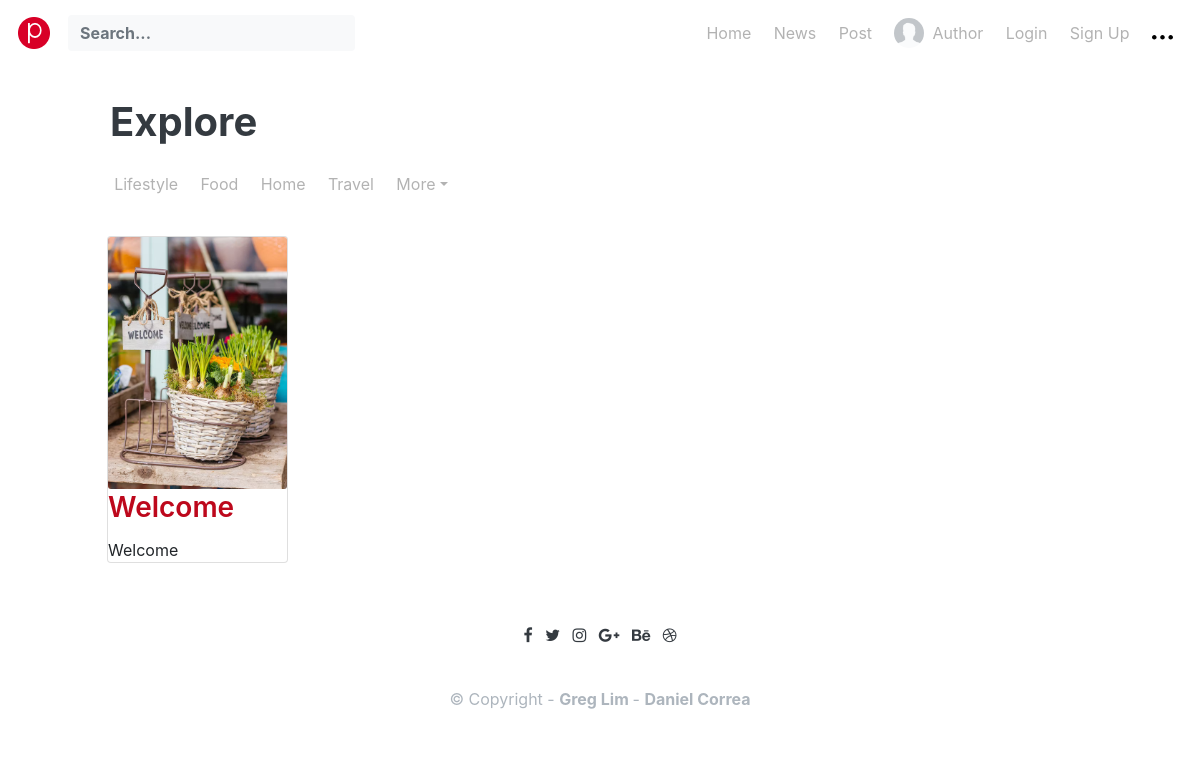
/, run on an earlier commit of the app's database.
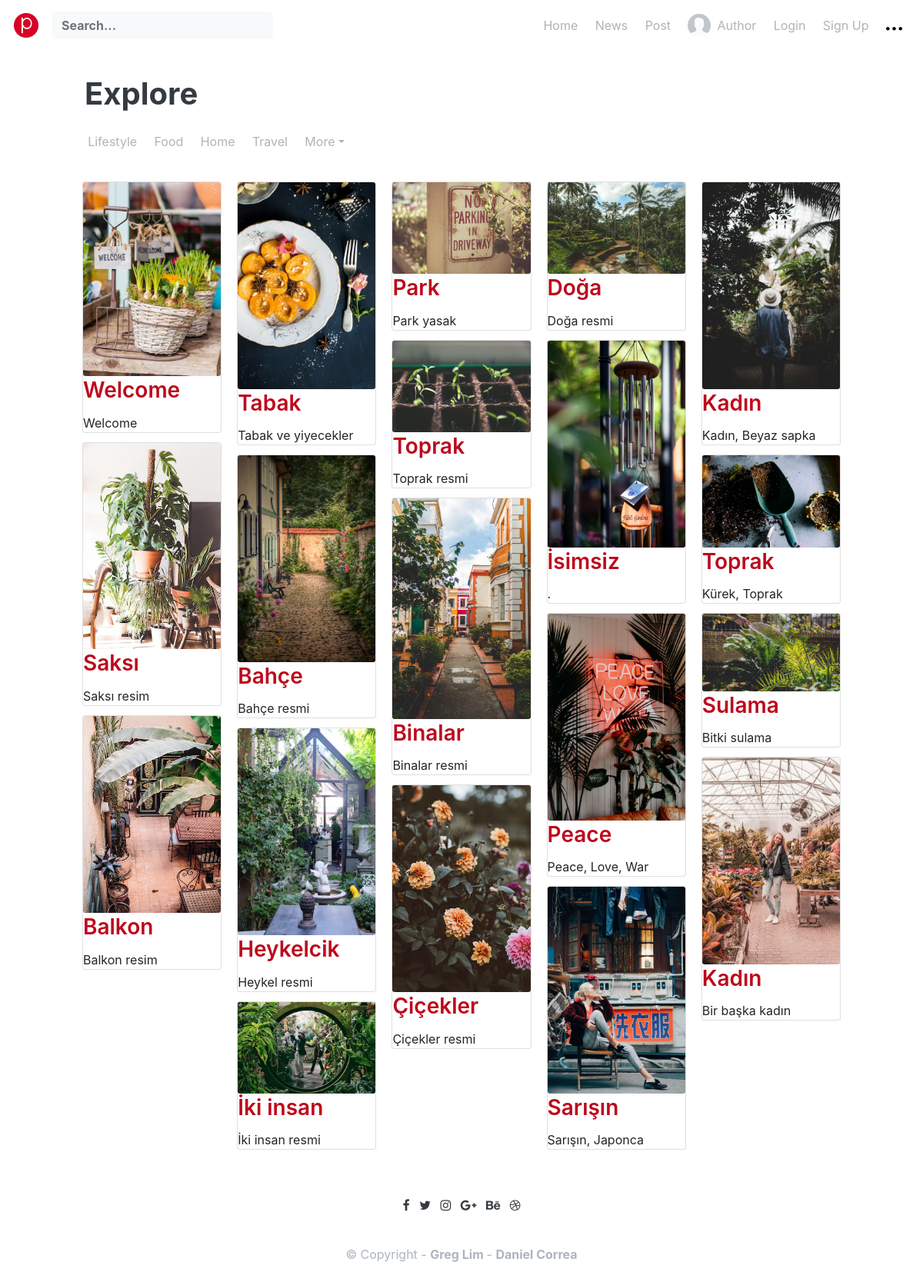
And on a later commit of the database.
### pinterest/models.py (models this page shows)
class Pinterest(models.Model):
    title = models.CharField(max_length=100)
    description = models.CharField(max_length=250)
    image = models.ImageField(upload_to='pinterest/images/')
    url = models.URLField(blank=True)

### pinterest/views.py (the view)
# urls.py: 2. Add a URL to urlpatterns:  path('', views.home, name='home')
def home(request):
    searchTerm = request.GET.get('searchPinterest')
    if searchTerm:
        pinterests = Pinterest.objects.filter(title__icontains=searchTerm)
    else:
        pinterests = Pinterest.objects.all()
    return render(request, 'home.html', {'searchTerm': searchTerm, 'pinterests': pinterests})

### pinterest/templates/home.html (shortened to what this page needs)
{% extends 'base.html' %}
{% block content %}
<main role="main">
    <section class="mt-4 mb-5">
        <div class="container mb-4">
            <h1 class="font-weight-bold title">Explore</h1>
            <div class="row">
                <nav class="navbar navbar-expand-lg navbar-light bg-white pl-2 pr-2">
                    <div class="collapse navbar-collapse" id="navbarsExplore">
                        <ul class="navbar-nav">
                            <li class="nav-item">
                                <a class="nav-link" href="#">Lifestyle</a>
                            </li>
                            <li class="nav-item">
                                <a class="nav-link" href="#">Food</a>
                            </li>
                            <li class="nav-item">
                                <a class="nav-link" href="#">Home</a>
                            </li>
                            <li class="nav-item">
                                <a class="nav-link" href="#">Travel</a>
                            </li>
                            <li class="nav-item dropdown">
                                <a class="nav-link dropdown-toggle" href="http://example.com" id="dropdown01"
                                    data-toggle="dropdown" aria-haspopup="true" aria-expanded="false">More</a>
                            </li>
                        </ul>
                    </div>
                </nav>
            </div>
        </div>
        <div class="container-fluid">
            <div class="row">
                <div class="card-columns">
                    {% for pinterest in pinterests %}
                    <div v-for="pinterest in pinterests">
                        <div class="card card-pin">
                            <img class="card-img" src="{{ pinterest.image.url }}" alt="Card image">
                            <div class="overlay">
                                <a href="{% url 'detail' pinterest.id %}">
                                    <h3 class="card-title title">{{ pinterest.title }}</h3>
                                </a>
                                <div class="more">
                                    <p class="card-text">{{ pinterest.description }}</p>
                                </div>
                            </div>
                        </div>
                        {% endfor %}
                    </div>
                </div>
            </div>
        </div>
    </section>
</main>
{% endblock content %}

### pinterest/templates/base.html (shortened to what this page needs)
<!DOCTYPE html>
<html lang="en">
<head>
    <link href="https://cdn.jsdelivr.net/npm/bootstrap@5.3.0-alpha1/dist/css/bootstrap.min.css" rel="stylesheet"
>
        <link rel="stylesheet" href="../static/css/app.css">
        <link rel="stylesheet" href="../static/css/app.css">
</head>
<body>
    <nav class="navbar navbar-expand-lg navbar-light bg-white fixed-top">
        <a class="navbar-brand font-weight-bolder mr-3" href="{% url 'home' %}"><img src="../static/img/logo.png"></a>
        <div class="collapse navbar-collapse" id="navbarsDefault">
            <ul class="navbar-nav mr-auto align-items-center">
                <form class="bd-search hidden-sm-down">
                    <input type="text" name="searchPinterest" class="form-control bg-graylight border-0 font-weight-bold" id="search-input" placeholder="Search..." autocomplete="off">
                </form>
            </ul>
            <ul class="navbar-nav ml-auto align-items-center">
                <li class="nav-item">
                <a class="nav-link" href="{% url 'home' %}">Home</a>
                </li>
                <li class="nav-item">
                    <a class="nav-link" href="{% url 'news' %}">News</a>
                </li>
                <li class="nav-item">
                <a class="nav-link" href="{% url 'post' %}">Post</a>
                </li>
                <li class="nav-item">
                <a class="nav-link" href="{% url 'author' %}"><img class="rounded-circle mr-2" src="../static/img/av.png" width="30"><span class="align-middle">Author</span></a>
                </li>
                <li class="nav-item">
                    {% if user.is_authenticated %}
                    <a class="nav-link" href="{% url 'logoutaccount' %}">Logout</a>
                </li>
                <li class="nav-item">
                    {% else %}
                    <a class="nav-link" href="{% url 'logoutaccount' %}">Login</a>
                </li>
                <li class="nav-item">
                    <a class="nav-link" href="{% url 'signupaccount' %}">Sign Up</a>
                    {% endif %}
                </li>
                <li class="nav-item dropdown">
                <a class="nav-link" href="#" id="dropdown02" data-toggle="dropdown" aria-haspopup="true" aria-expanded="false">
                </a>
                </li>
            </ul>
        </div>
        </nav>
        <br>
        <br>
        <br>
    <div class="container">
        {% block content %}
        {% endblock content %}
    </div>
    <footer class="text-center text-lg-start bg-light text-muted mt-4">
        <div class="container">
            <div class="socials-media">
              <ul class="list-unstyled">
                <li class="d-inline-block ml-1 mr-1"><a href="#" class="text-dark"><i class="fa fa-facebook"></i></a></li>
                <li class="d-inline-block ml-1 mr-1"><a href="#" class="text-dark"><i class="fa fa-twitter"></i></a></li>
                <li class="d-inline-block ml-1 mr-1"><a href="#" class="text-dark"><i class="fa fa-instagram"></i></a></li>
                <li class="d-inline-block ml-1 mr-1"><a href="#" class="text-dark"><i class="fa fa-google-plus"></i></a></li>
                <li class="d-inline-block ml-1 mr-1"><a href="#" class="text-dark"><i class="fa fa-behance"></i></a></li>
                <li class="d-inline-block ml-1 mr-1"><a href="#" class="text-dark"><i class="fa fa-dribbble"></i></a></li>
              </ul>
            </div>
        <div class="text-center p-4">
            © Copyright -
            <a class="text-reset fw-bold text-decoration-none" target="_blank" href="https://twitter.com/greglim81">
                Greg Lim
            </a> -
            <a class="text-reset fw-bold text-decoration-none" target="_blank" href="https://twitter.com/danielgarax">
                Daniel Correa
            </a>
        </div>
    </footer>
</body>
</html>

What changed in the data, as far as the page shows it:
added Pinterest: image (picture), title "Saksı", description "Saksı resim"
added Pinterest: image (picture), title "Balkon", description "Balkon resim"
added Pinterest: image (picture), title "Tabak", description "Tabak ve yiyecekler"
added Pinterest: image (picture), title "Bahçe", description "Bahçe resmi"
added Pinterest: image (picture), title "Heykelcik", description "Heykel resmi"
added Pinterest: image (picture), title "İki insan", description "İki insan resmi"
added Pinterest: image (picture), title "Park", description "Park yasak"
added Pinterest: image (picture), title "Toprak", description "Toprak resmi"
added Pinterest: image (picture), title "Binalar", description "Binalar resmi"
added Pinterest: image (picture), title "Çiçekler", description "Çiçekler resmi"
added Pinterest: image (picture), title "Doğa", description "Doğa resmi"
added Pinterest: image (picture), title "İsimsiz", description "."
added Pinterest: image (picture), title "Peace", description "Peace, Love, War"
added Pinterest: image (picture), title "Sarışın", description "Sarışın, Japonca"
added Pinterest: image (picture), title "Kadın", description "Kadın, Beyaz sapka"
added Pinterest: image (picture), title "Toprak", description "Kürek, Toprak"
added Pinterest: image (picture), title "Sulama", description "Bitki sulama"
added Pinterest: image (picture), title "Kadın", description "Bir başka kadın"
